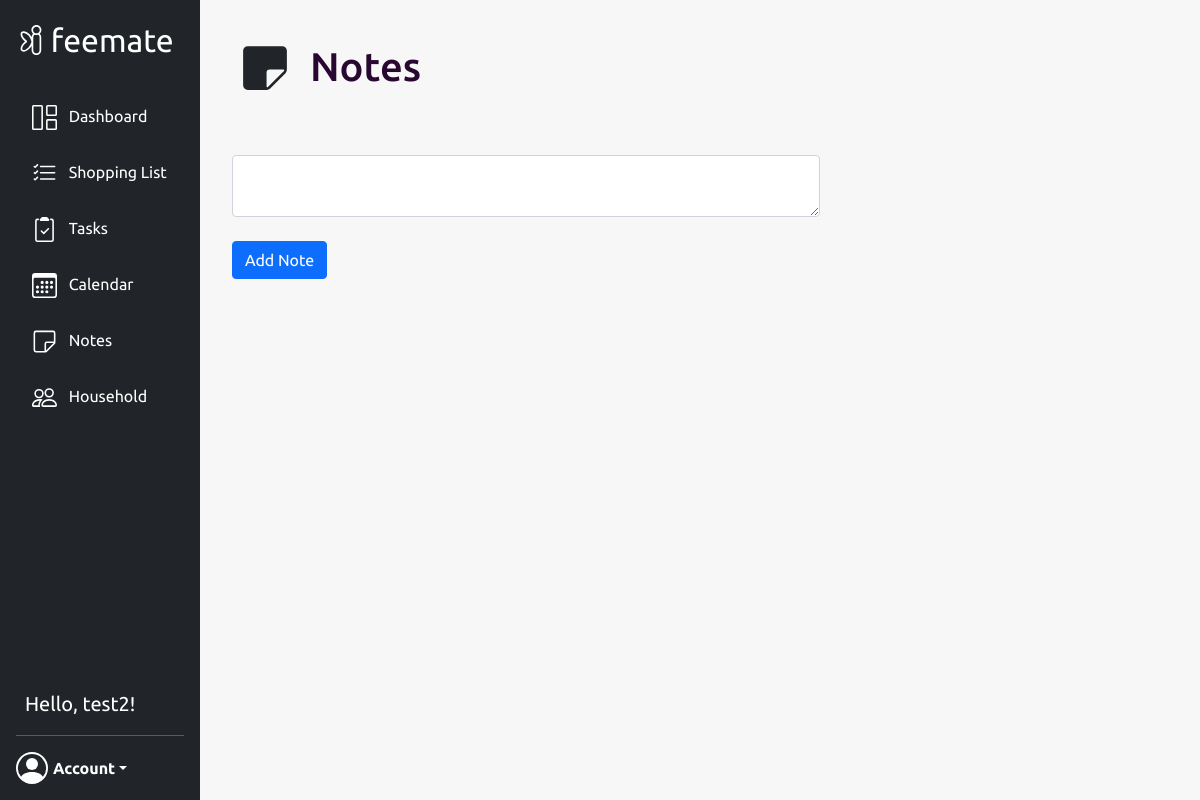
The page /notes (signed in) on the database as committed earlier.
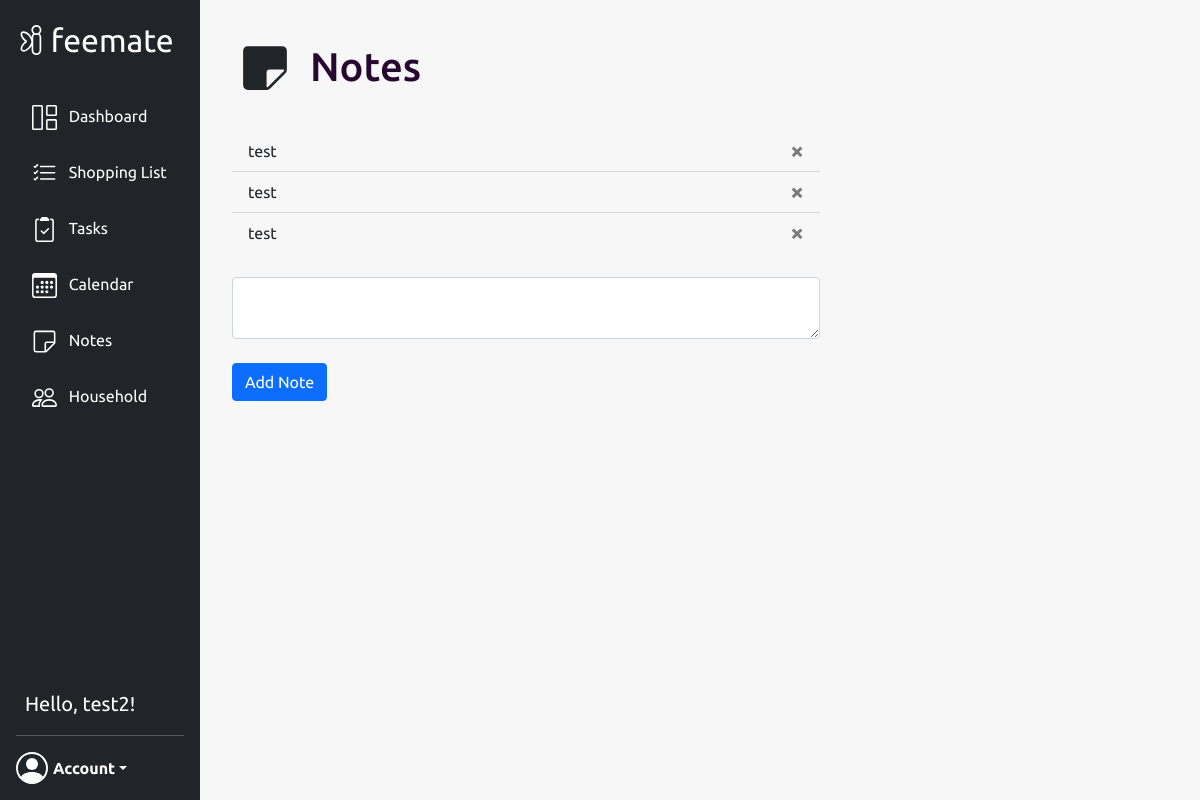
The same page on the database as committed later.
### website/models.py (models this page shows, shortened)
class User(db.Model, UserMixin):
    id = db.Column(db.Integer, primary_key=True)
    uuid = db.Column(db.Text(length=36), default=lambda: str(uuid.uuid4()), unique=True)
    email = db.Column(db.String(150), unique=True)
    password = db.Column(db.String(150))
    first_name = db.Column(db.String(150))
    events = db.relationship('Event')
    tasks = db.relationship('Task')
    group_id = db.Column(db.Integer, db.ForeignKey('group.id'))

class Note(db.Model):
    id = db.Column(db.Integer, primary_key=True)
    uuid = db.Column(db.Text(length=36), default=lambda: str(uuid.uuid4()), unique=True)
    data = db.Column(db.String(1000))
    date = db.Column(db.DateTime(timezone=True), default=func.now())
    group_id = db.Column(db.Integer, db.ForeignKey('group.id'))

### website/views.py (the view, shortened to what this page needs)
@views.route('/notes', methods=['GET', 'POST'])
@login_required
def notes():
    return render_template("notes.html", group=get_current_group())

### website/__init__.py (called while the page is built)
def create_app():
    app = Flask(__name__)
    app.config['SECRET_KEY'] = 'SECRET_KEY'
    app.config['SQLALCHEMY_DATABASE_URI'] = f'sqlite:///{DB_NAME}'
    db.init_app(app)
    from .views import views
    from .auth import auth
    from .api import api
    app.register_blueprint(views, url_prefix='/')
    app.register_blueprint(auth, url_prefix='/')
    app.register_blueprint(api)
    create_database(app)
    login_manager = LoginManager()
    login_manager.login_view = 'auth.login'
    login_manager.init_app(app)
    from .models import User
    @login_manager.user_loader
    def load_user(user_id):
        return User.query.get(int(user_id))
    return app

### website/views.py (called while the page is built)
def get_current_group():
    group = Group.query.filter_by(id=current_user.group_id).first()
    return group

### website/templates/notes.html (shortened to what this page needs)
{% extends "base.html" %}{% block title %}Notes{% endblock %}
{% block content %}
<div class="d-flex flex-row">
        <div class="p-2 page-icon">
        </div>
        <div class="p-2">
            <h1 class="header-text">Notes</h1>
        </div>
</div>
<br />
<ul class="list-group list-group-flush" id="notes">
    {% for note in group.notes %}
    <li class="list-group-item">
        {{note.data}}
        <button type="button" class="close" onclick="deleteNote({{ note.id }})">
            <span aria-hidden="true">&times;</span>
        </button>
    </li>
    {% endfor %}
</ul>
<br />
<form method="POST">
    <div class="input-group notes-form">
        <textarea name="note" id="note" class="form-control"></textarea>
    </div>
    <br />
    <button type="submit" class="btn btn-primary">Add Note</button>
</form>
{% endblock %}

### website/templates/base.html (shortened to what this page needs)
<!DOCTYPE html>
<html>
    <head>
        <link rel="stylesheet"
              href="https://stackpath.bootstrapcdn.com/bootstrap/4.4.1/css/bootstrap.min.css"
/>
        <link rel="stylesheet"
              href="https://stackpath.bootstrapcdn.com/font-awesome/4.7.0/css/font-awesome.min.css"
/>
        <link rel="stylesheet"
              href="https://cdn.jsdelivr.net/npm/bootstrap@5.1.3/dist/css/bootstrap.min.css"
>
        <link rel="stylesheet" href="/static/styles.css">
        <link rel="stylesheet" href="https://cdn.jsdelivr.net/npm/bootstrap-icons@1.8.1/font/bootstrap-icons.css">
        <link rel='stylesheet' href='https://cdn.jsdelivr.net/npm/fullcalendar@5.11.0/main.min.css'/>
    </head>
    <body class="body font">
        <nav class="d-flex flex-column flex-shrink-0 p-3 text-white bg-dark custom-navbar" id="sidebar">
            <a href="/" class="d-flex align-items-center mb-3 mb-md-0 me-md-auto text-white text-decoration-none">
                <img class="invert-svg"
                     src="/static/images/fairy_logo.svg"
                     alt="fairy"
                     width="30"
                     height="30"/>
                <span class="fs-2" style="margin-left: 0.15em;">feemate</span>
            </a>
            <br/>
            <ul class="nav nav-pills flex-column mb-auto">
                <li>
                    <a href="/dashboard" class="nav-link text-white {{ '' if current_user.is_authenticated else 'disabled' }}">
                        <text class="navbar-text">Dashboard</text>
                    </a>
                </li>
                <li>
                    <a href="/list" class="nav-link text-white {{ '' if current_user.is_authenticated else 'disabled' }}">
                        <img class="invert-svg"
                             src="/static/images/list-check-solid.svg"
                             alt="shoppinglist"
                             width="25"
                             height="25"/>
                        <text class="navbar-text">Shopping List</text>
                    </a>
                </li>
                <li>
                    <a href="/tasks" class="nav-link text-white {{ '' if current_user.is_authenticated else 'disabled' }}">
                        <text class="navbar-text">Tasks</text>
                    </a>
                </li>
                <li>
                    <a href="/calendar" class="nav-link text-white {{ '' if current_user.is_authenticated else 'disabled' }}">
                        <text class="navbar-text">Calendar</text>
                    </a>
                </li>
                <li>
                    <a href="/notes" class="nav-link text-white {{ '' if current_user.is_authenticated else 'disabled' }}">
                        <text class="navbar-text">Notes</text>
                    </a>
                </li>
                <li>
                    <a href="/household" class="nav-link text-white">
                        <text class="navbar-text">Household</text>
                    </a>
                </li>
            </ul>
            <text class="current-user-name">Hello, {{current_user.first_name}}!</text>
            <hr>
            {% if current_user.is_authenticated %}
                <div class="dropdown">
                    <a href="#" class="d-flex align-items-center text-white text-decoration-none dropdown-toggle"
                       id="dropdownUser1"
                       data-bs-toggle="dropdown"
                       aria-haspopup="true"
                       aria-expanded="false">
                        <img class="invert-svg" src="/static/images/user.svg" alt="" width="32" height="32" class="rounded-circle me-2"/>
                        <strong class="font" style="margin-left: 5px;">Account</strong>
                    </a>
                </div>
            {% else %}
                <div class="container">
                    <a href="/login" class="d-flex align-items-center text-white text-decoration-none login-button">Login</a>
                </div>
            {% endif %}
        </nav>
        <div class="container-fluid container-fluid-custom">
            {% block content %}
            {% endblock %}
        </div>
    </body>
</html>

### website/static/styles.css (style rules this page uses)
.custom-navbar { height: 100vh; width: 200px; top: 0; left: 0; position: fixed; display: flex; }
.invert-svg { -webkit-filter: invert(1); filter: invert(1); }
.navbar-text { margin-left: 0.5em; }
.body { background-color: #f7f7f7; }
.font { font-family: 'Ubuntu', sans-serif; }
.container-fluid-custom { position: fixed; left: 200px; top: 0; margin-left: 20px; margin-top: 35px; max-width: 1300px; }
.page-icon { width: 50px; }
.list-group-item { background-color: #f7f7f7; width: 50%; }
.header-text { margin-left: 20px; color: #280830; }
.bg-dark { background-color: #181b1f; }
*, *::before, *::after { box-sizing: border-box; }
.current-user-name { margin-left: 0.45em; font-size: 20px; }
.notes-form { align: left; max-width: 50%; }

Rows that differ between the two databases and show on the page:
added Note: data "test"
added Note: data "test"
added Note: data "test"
